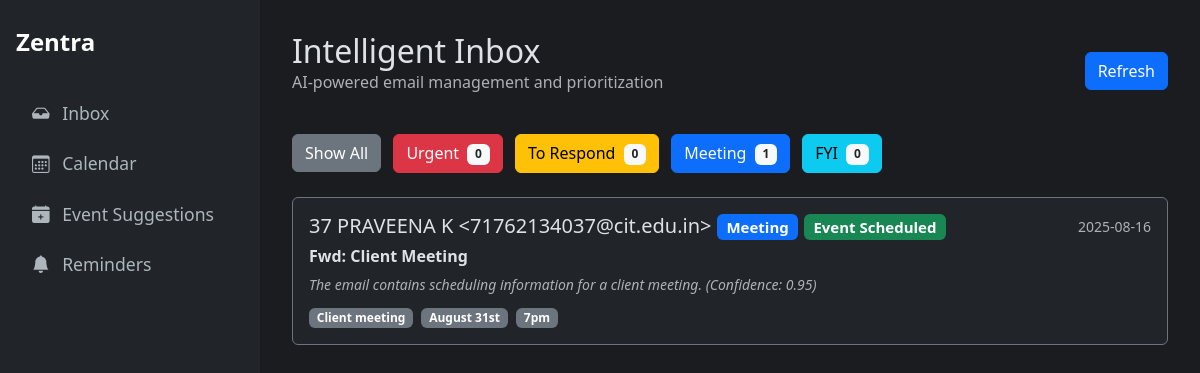
Page /recent_classified on the earlier database version.
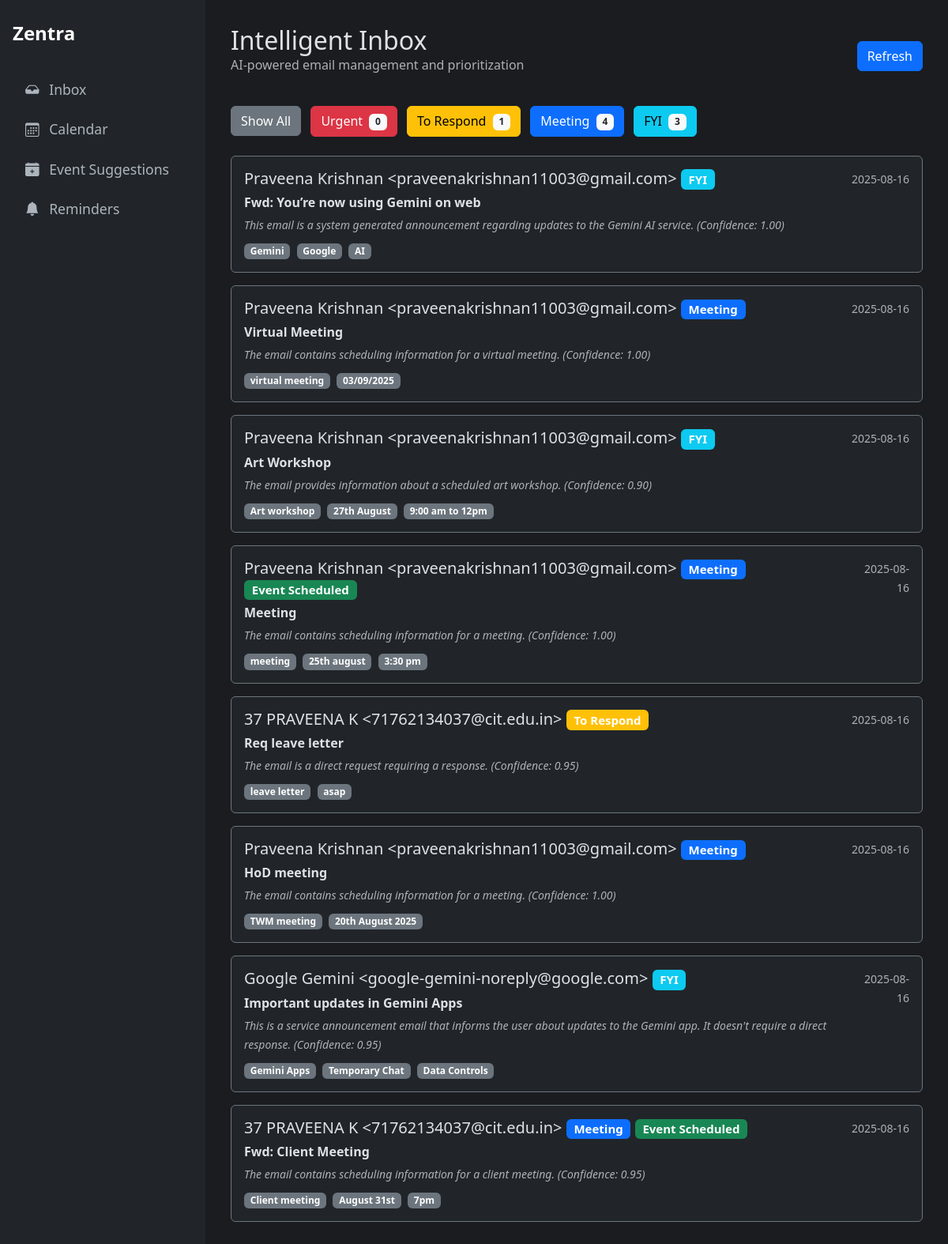
Same page on the later database version.
### tables this page shows
CREATE TABLE suggested_events (
    id INTEGER PRIMARY KEY AUTOINCREMENT,
    status TEXT NOT NULL DEFAULT 'pending',
    type TEXT NOT NULL, -- 'meeting' or 'deadline'
    summary TEXT NOT NULL,
    time_expression TEXT NOT NULL, -- MODIFIED: Replaced start_time and end_time
    description TEXT,
    source_email_id INTEGER,
    FOREIGN KEY (source_email_id) REFERENCES classifications (id)
);

CREATE TABLE classifications (
    id INTEGER PRIMARY KEY AUTOINCREMENT,
    gmail_message_id TEXT UNIQUE NOT NULL, -- NEW: Added unique message ID
    created_at TIMESTAMP NOT NULL DEFAULT CURRENT_TIMESTAMP,
    subject TEXT NOT NULL,
    sender TEXT NOT NULL,
    body TEXT,
    category TEXT,
    confidence REAL,
    priority_analysis TEXT,
    category_reason TEXT,
    summary TEXT,
    important_terms TEXT,
    response_draft TEXT
);

### Oauth.py (the view)
@app.route("/recent_classified")
def recent_classified_view():
    category_filter = request.args.get('category', None)
    classifications = database.get_recent_classifications(category_filter=category_filter)
    category_counts = database.get_category_counts()
    category_colors = {"Urgent": "danger", "To Respond": "warning", "Meeting": "primary", "FYI": "info", "Uncategorized": "secondary"}
    return render_template("history.html", classifications=classifications, counts=category_counts, category_colors=category_colors)

### database.py (called while the page is built)
def get_db_connection():
    conn = sqlite3.connect(DATABASE_FILE, timeout=10)
    conn.row_factory = sqlite3.Row
    return conn

def get_recent_classifications(category_filter=None, limit=25):
    conn = get_db_connection()
    query = """
        SELECT
            c.id, c.subject, c.sender, c.category, c.confidence,
            c.category_reason, c.important_terms, c.created_at,
            s.status as suggestion_status
        FROM
            classifications c
        LEFT JOIN
            suggested_events s ON c.id = s.source_email_id
    """
    params = []
    if category_filter:
        query += ' WHERE c.category = ?'
        params.append(category_filter)
    query += ' ORDER BY c.id DESC LIMIT ?'
    params.append(limit)
    classifications = conn.execute(query, tuple(params)).fetchall()
    conn.close()
    return classifications

def get_category_counts():
    conn = get_db_connection()
    counts = conn.execute('SELECT category, COUNT(id) as count FROM classifications GROUP BY category').fetchall()
    conn.close()
    return {row['category']: row['count'] for row in counts}

### templates/history.html
{% extends "layout.html" %}
{% block content %}
<div class="d-flex justify-content-between align-items-center mb-4">
  <div>
    <h1 class="h2 mb-0">Intelligent Inbox</h1>
    <p class="text-muted">AI-powered email management and prioritization</p>
  </div>
  <a href="/recent_classified" class="btn btn-primary">Refresh</a>
</div>
<div class="mb-4">
  <a href="/recent_classified" class="btn btn-secondary me-2">Show All</a>
  <a href="/recent_classified?category=Urgent" class="btn btn-danger me-2">Urgent <span class="badge bg-light text-dark ms-1">{{ counts.get('Urgent', 0) }}</span></a>
  <a href="/recent_classified?category=To Respond" class="btn btn-warning me-2">To Respond <span class="badge bg-light text-dark ms-1">{{ counts.get('To Respond', 0) }}</span></a>
  <a href="/recent_classified?category=Meeting" class="btn btn-primary me-2">Meeting <span class="badge bg-light text-dark ms-1">{{ counts.get('Meeting', 0) }}</span></a>
  <a href="/recent_classified?category=FYI" class="btn btn-info">FYI <span class="badge bg-light text-dark ms-1">{{ counts.get('FYI', 0) }}</span></a>
</div>
{% for item in classifications %}
<a href="/classification/{{ item.id }}" class="text-decoration-none text-white">
  <div class="card mb-3 bg-dark border-secondary">
    <div class="card-body">
      <div class="d-flex w-100 justify-content-between">
        <div class="flex-grow-1">
          <h5 class="mb-1">{{ item.sender }} <span class="badge bg-{{ category_colors.get(item.category, 'secondary') }}">{{ item.category }}</span>
            {% if item.suggestion_status == 'accepted' %}
              <span class="badge bg-success">Event Scheduled</span>
            {% endif %}
          </h5>
          <p class="mb-1"><strong>{{ item.subject }}</strong></p>
          <p class="mb-0 text-muted fst-italic">
            <small>{{ item.category_reason }} (Confidence: {{ "%.2f"|format(item.confidence|float) }})</small>
          </p>
          <div class="mt-2">
            {% if item.important_terms %}
              {% for term in item.important_terms.split(',')[:3] %}
                {% if term.strip() %}
                  <span class="badge bg-secondary me-1">{{ term.strip() }}</span>
                {% endif %}
              {% endfor %}
            {% endif %}
          </div>
        </div>
        <div class="text-end">
          <small class="text-muted">{{ item.created_at[:10] }}</small>
        </div>
      </div>
    </div>
  </div>
</a>
{% else %}
<div class="alert alert-info">No classified emails in history.</div>
{% endfor %}
{% endblock %}

### templates/layout.html (shortened to what this page needs)
<!doctype html>
<html lang="en" data-bs-theme="dark">
  <head>
    <link href="https://cdn.jsdelivr.net/npm/bootstrap@5.3.3/dist/css/bootstrap.min.css" rel="stylesheet">
    <link href="https://cdn.jsdelivr.net/npm/bootstrap-icons@1.11.3/font/bootstrap-icons.min.css" rel="stylesheet">
  </head>
  <body>
    <div class="sidebar d-flex flex-column">
      <div class="sidebar-header">Zentra</div>
      <ul class="nav flex-column">
        <li class="nav-item"><a class="nav-link" href="/recent_classified"><i class="bi bi-inbox-fill me-2"></i> Inbox</a></li>
        <li class="nav-item"><a class="nav-link" href="/calendar"><i class="bi bi-calendar3 me-2"></i> Calendar</a></li>
        <li class="nav-item"><a class="nav-link" href="/suggestions"><i class="bi bi-calendar-plus-fill me-2"></i> Event Suggestions</a></li>
        <li class="nav-item">
          <a class="nav-link" href="/reminders"><i class="bi bi-bell-fill me-2"></i> Reminders</a>
        </li>
      </ul>
    </div>
    <div class="main-content">
      {% block content %}{% endblock %}
    </div>
  </body>
</html>

### templates/layout.html (style rules this page uses)
body { display: flex; min-height: 100vh; background-color: #1a1c20; color: #dee2e6; }
.sidebar { width: 260px; flex-shrink: 0; background-color: #212529; padding: 1.5rem 1rem; }
.main-content { flex-grow: 1; padding: 2rem; overflow-y: auto; }
.nav-link { color: #adb5bd; font-size: 1.1rem; margin-bottom: 0.5rem; }
.sidebar-header { font-size: 1.5rem; font-weight: bold; color: #fff; margin-bottom: 2rem; }

Differences in the rows shown:
added classifications: sender "Praveena Krishnan <praveenakrishnan11003@gmail.com>", category "FYI", subject "Fwd: You’re now using Gemini on web", category_reason "This email is a system generated announcement regarding updates to the Gemini AI service.", confidence "1.00", strip "Gemini" "Google" "AI", created_at "2025-08-16"
added classifications: sender "Praveena Krishnan <praveenakrishnan11003@gmail.com>", category "Meeting", subject "Virtual Meeting", category_reason "The email contains scheduling information for a virtual meeting.", confidence "1.00", strip "virtual meeting" "03/09/2025", created_at "2025-08-16"
added classifications: sender "Praveena Krishnan <praveenakrishnan11003@gmail.com>", category "FYI", subject "Art Workshop", category_reason "The email provides information about a scheduled art workshop.", confidence "0.90", strip "Art workshop" "27th August" "9:00 am to 12pm", created_at "2025-08-16"
added suggested_events: sender "Praveena Krishnan <praveenakrishnan11003@gmail.com>", category "Meeting", status "Event Scheduled", subject "Meeting", category_reason "The email contains scheduling information for a meeting.", strip "meeting" "25th august" "3:30 pm", created_at "2025-08-16"
added classifications: confidence "1.00"
added classifications: sender "37 PRAVEENA K <71762134037@cit.edu.in>", category "To Respond", subject "Req leave letter", category_reason "The email is a direct request requiring a response.", confidence "0.95", strip "leave letter" "asap", created_at "2025-08-16"
added classifications: sender "Praveena Krishnan <praveenakrishnan11003@gmail.com>", category "Meeting", subject "HoD meeting", category_reason "The email contains scheduling information for a meeting.", confidence "1.00", strip "TWM meeting" "20th August 2025", created_at "2025-08-16"
added classifications: sender "Google Gemini <google-gemini-noreply@google.com>", category "FYI", subject "Important updates in Gemini Apps", category_reason "This is a service announcement email that informs the user about updates to the Gemini app. It doesn't require a direct response.", confidence "0.95", strip "Gemini Apps" "Temporary Chat" "Data Controls", created_at "2025-08-16"
Other differences:
{{ counts.get('To Respond', 0) }}: "0" → "1"
{{ counts.get('Meeting', 0) }}: "1" → "4"
{{ counts.get('FYI', 0) }}: "0" → "3"
